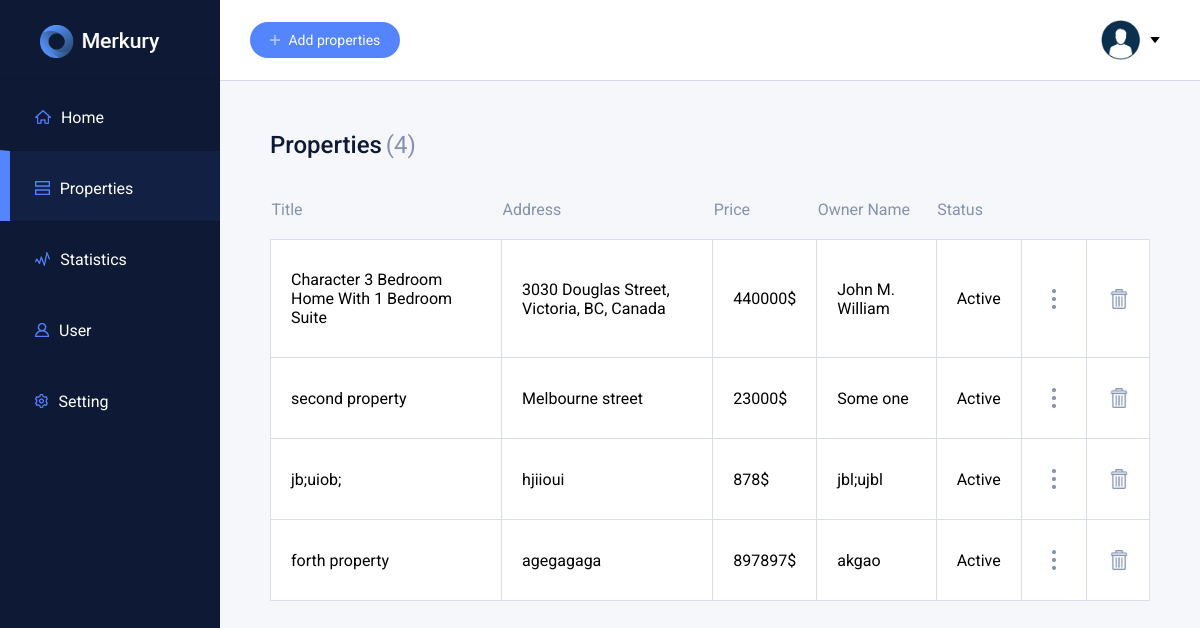
Page /dashboard/list/ on the earlier database version.
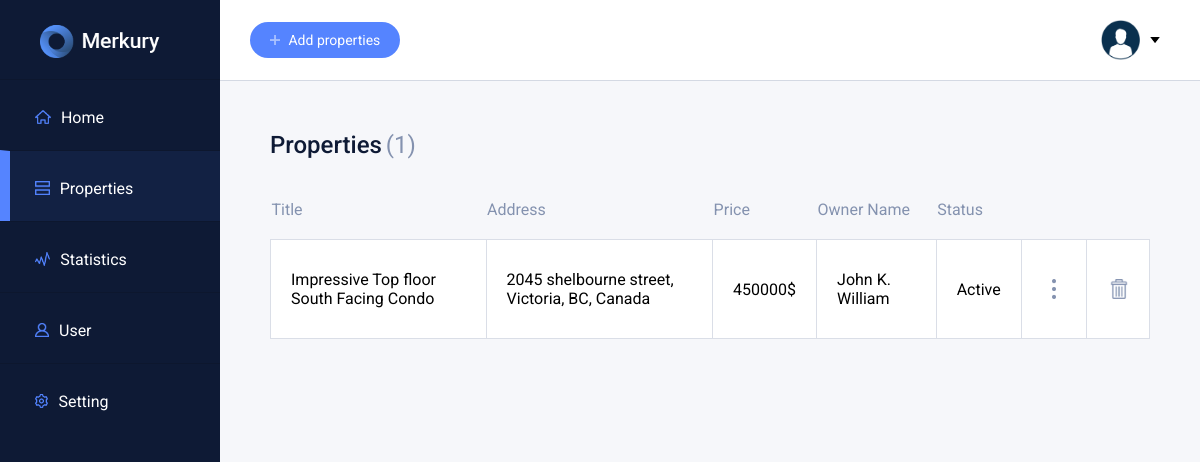
Same page on the later database version.
### main/models.py (models this page shows, shortened)
class property (models.Model):
    property_title = models.CharField( max_length = 200 )
    property_description = models.TextField( max_length = 1000 )
    property_address = models.CharField( max_length = 300 )
    property_price = models.IntegerField ()
    property_owner_name = models.CharField( max_length = 200 )
    property_owner_phone = models.CharField( max_length = 30 )
    property_owner_comments = models.CharField( max_length = 200 )
    date_updated = models.DateTimeField( auto_now = True, auto_now_add=False)
    date_created = models.DateTimeField(auto_now = False, auto_now_add=True)

### main/views.py (the view)
def list(request):
    queryset = property.objects.all()
    context = {
        "properties" : queryset
    }
    return render (request, "list.html", context)

### templates/list.html (shortened to what this page needs)
{% load staticfiles %}
<html>
	<head>
	    <link rel="stylesheet" href= '{% static "/static/css/main.css" %} '>
	</head>
<body>
	<div class= main>
	<nav class= "side_menu">
	<img class="main_logo" src="/static/icons/logo.png" >
	<ul>
		<li>
			<a href="#" class= "menu_item">
				<img class = "menu_icon" src="/static/icons/home.png" >
				<h3 class = "menu_text"> Home </h3>
			</a>
	    </li>
	    	<li>
			<a href="https://realestate-estateship.c9users.io/dashboard/list/" class= "menu_item active_menu_item">
				<img class = "menu_icon" src="/static/icons/listing.png" >
				<h3 class = "menu_text"> Properties </h3>
			</a>
	    </li>
	    	<li>
			<a href="#" class= "menu_item">
				<img class = "menu_icon" src="/static/icons/statistics.png" >
				<h3 class = "menu_text"> Statistics </h3>
			</a>
	    </li>
	    <li>
			<a href="#" class= "menu_item">
				<img class = "menu_icon" src="/static/icons/user.png" >
				<h3 class = "menu_text"> User </h3>
			</a>
	    </li>
	    <li>
			<a href="#" class= "menu_item">
				<img class = "menu_icon" src="/static/icons/setting.png" >
				<h3 class = "menu_text"> Setting </h3>
			</a>
	    </li>
    </ul>
	</nav>
	<div class= "upper_menu" >
			<a href="https://realestate-estateship.c9users.io/dashboard/create/" class= "add_properties_button" >
				<img class="add_icon" src="/static/icons/add_icon.png">
				Add properties
			</a>
			<img class= "upper_menu_item profile_icon" src="/static/icons/classprofile.png">
			<img class= "upper_menu_item profile_icon_arrow" src="/static/icons/arrow.png">
	</div>
	<div class= "main_section">
		<h1 class="header">Properties</h1>
		<p class="properties_number"> ({{ properties|length }})</p>
		<table class= "whole_table">
			<tr class = "tabletitle">
				<td class="single_title"> Title  </td>
				<td class="single_title"> Address  </td>
				<td class="single_title"> Price </td>
				<td class="single_title"> Owner Name </td>
				<td class="single_title"> Status </td>
				<td class="single_title">  </td>
			</tr>
			{%  for property in properties  %}
			<tr class="actual_data">
				<td class= "singlecol" >  {{ property.property_title }}  </td>
				<td class= "singlecol">   {{ property.property_address }}  </td>
				<td class= "singlecol">   {{ property.property_price }}$ </td>
				<td class= "singlecol">   {{ property.property_owner_name  }} </td>
				<td class= "singlecol"> Active </td>
				<td class= "singlecol">  <img class=" details"src="/static/icons/options.png"> </td>
				<td class= "singlecol delete_icon">
					<a href="https://realestate-estateship.c9users.io/dashboard/delete/{{ property.id}}">
						<img class="details_delete" src="/static/icons/delete.png">
					</a>
				</td>
			</tr>
			{% endfor %}
		</table>
	</div>
	</div>
</body>
</html>

### static/css/main.css (style rules this page uses)
ul { list-style-type: none; text-decoration: none; padding: 0px; }
body { margin: 0px; background-color: #f6f7fa; font-family: 'Roboto', sans-serif; }
.main { padding-left: 220px; }
.side_menu { background-color: #0e1a35; width: 220px ; margin: 0px; padding: 0px; position: fixed; display:block; height: 100%; margin-left: -220px; }
.main_logo { width: 120px; margin-left: 40px; margin-top: 25px; margin-bottom: 5px; }
.menu_item { height: 70px ; display: block; padding-left:35px; border-top-color:#0d172e; border-top-style:solid; border-top-width: 1px; }
.active_menu_item, .menu_item:hover { background-color: #122143; border-left-width: 10px; border-left-color: #5584ff; border-left-style:solid; padding-left:25px; }
.menu_icon { margin-top:30px; height : 14px; float: left; }
.menu_text { margin-top:28px; font-family: 'Roboto', sans-serif; font-weight:400; font-size: 16px; color: #ffffff; text-decoration:none ; float: left; margin-left: 10px; }
a:link, a:visited { text-decoration: none; }
.upper_menu { background-color:#fff; height:80px; border-bottom-width: 1px; border-bottom-color: #d4d9e3; border-bottom-style:solid; display:flex; align-items: center; padding-left:20px; padding-right:40px; }
.profile_icon { height:40px; margin-left: auto; }
.profile_icon_arrow { height:6px; margin-left:10px; }
.add_icon { height:10px; margin-right:5px; }
.add_properties_button { background-color:#5584FF; color:#fff; padding:10px 20px; font-family: 'Roboto', sans-serif; font-size: 14px; border-radius: 20px; margin-left:10px; }
.main_section { padding-left: 50px; padding-right: 50px; padding-top: 50px; }
h1 { font-weight:500; font-size: 24px; color:#0e1a35; }
.header { display: inline; }
.properties_number { font-weight: 400; font-size: 24px; color: #8492af; display: inline; }
.whole_table { margin-top:40px; border-collapse: collapse; }
.tabletitle { color: #8492af; }
.singlecol { padding-right:20px; padding-left:20px; padding-top:30px; padding-bottom:30px; border-color:#dadee7; border-style:solid; border-width: 1px; }
.single_title { padding-bottom:20px; }
.actual_data { background-color:#fff; margin-top: 40px; }
.details { height:20px; margin: 0px 10px; }
.details_delete { height:20px; margin: 0px 0px 0px 12px; }
.delete_icon { padding-left:10px; }

Differences in the rows shown:
removed property: property_title "Character 3 Bedroom Home With 1 Bedroom Suite", property_address "3030 Douglas Street, Victoria, BC, Canada", property_price "440000", property_owner_name "John M. William"
removed property: property_title "second property", property_address "Melbourne street", property_price "23000", property_owner_name "Some one"
removed property: property_title "jb;uiob;", property_address "hjiioui", property_price "878", property_owner_name "jbl;ujbl"
removed property: property_title "forth property", property_address "agegagaga", property_price "897897", property_owner_name "akgao"
added property: property_title "Impressive Top floor South Facing Condo", property_address "2045 shelbourne street, Victoria, BC, Canada", property_price "450000", property_owner_name "John K. William"
Other differences:
{{ properties|length }}: "4" → "1"
